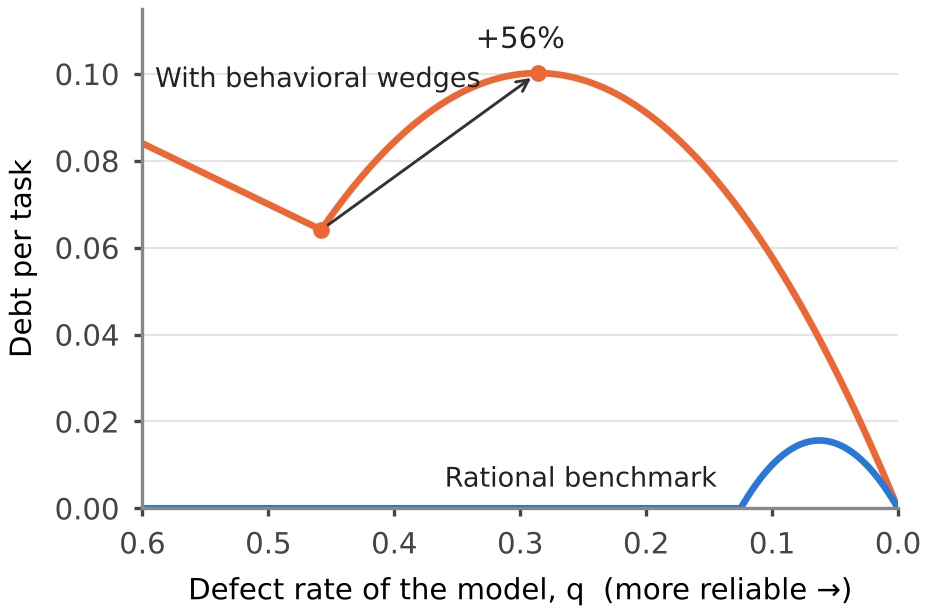

This chart was generated by the following Python code:
"""Figure 1: reliability paradox, debt per task D(q) from Result 4 of the TEM model."""
import numpy as np, matplotlib
matplotlib.use("Agg")
import matplotlib.pyplot as plt

def D(q, eta, phi, alpha, qbar):
    return q * (1 - eta * phi) * (1 - (1 - alpha) * np.minimum(1, q / qbar))

q = np.linspace(0.0, 0.6, 601)
rat = D(q, 0.5, 1.0, 0.0, 0.125)
beh = D(q, 0.5, 0.6, 0.2, 0.458)
plt.rcParams.update({"font.family": "DejaVu Sans", "font.size": 7})
fig, ax = plt.subplots(figsize=(3.1, 2.05), dpi=300)
ax.plot(q, beh, color="#eb6834", lw=1.6)
ax.plot(q, rat, color="#2a78d6", lw=1.6)
ax.invert_xaxis()
ax.set_xlabel("Defect rate of the model, q  (more reliable →)")
ax.set_ylabel("Debt per task")
ax.set_xlim(0.6, 0); ax.set_ylim(0, 0.115)
for s in ["top", "right"]: ax.spines[s].set_visible(False)
ax.spines["left"].set_color("#888"); ax.spines["bottom"].set_color("#888")
ax.tick_params(colors="#444", length=2)
ax.grid(axis="y", color="#e5e5e5", lw=0.5); ax.set_axisbelow(True)
ax.annotate("", xy=(0.286, 0.1002), xytext=(0.458, 0.0641),
            arrowprops=dict(arrowstyle="->", color="#333", lw=0.7))
ax.plot([0.458, 0.286], [0.0641, 0.1002], "o", ms=3, color="#eb6834")
ax.text(0.30, 0.106, "+56%", ha="center", fontsize=7, color="#222")
ax.text(0.59, 0.097, "With behavioral wedges", color="#222", fontsize=6.5)
ax.text(0.36, 0.005, "Rational benchmark", color="#222", fontsize=6.5)
fig.tight_layout(pad=0.3)
fig.savefig("fig1.png")
print(D(np.array([0.458, 0.286]), 0.5, 0.6, 0.2, 0.458), rat.max(), q[rat.argmax()])
